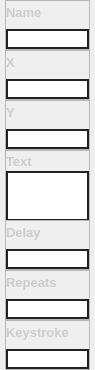
                      <widget class="QWidget" name="prop_body_widget">
                       <property name="geometry">
                        <rect>
                         <x>0</x>
                         <y>0</y>
                         <width>95</width>
                         <height>370</height>
                        </rect>
                       </property>
                       <property name="layoutDirection">
                        <enum>Qt::RightToLeft</enum>
                       </property>
                       <property name="styleSheet">
                        <string notr="true">QLineEdit{
	font-weight: 600;
	color: rgb(255,255, 255);
}

QScrollBar:vertical {      
     border: 1px solid #999999;
      background:white;
       width:10px;    
       margin: 0px 0px 0px 0px;
    }
    QScrollBar::handle:vertical {
      background: qlineargradient(x1:0, y1:0, x2:1, y2:0,
       stop: 0 rgb(32, 47, 130), stop: 0.5 rgb(32, 47, 130), stop:1 rgb(32, 47, 130));
        min-height: 0px;
    }
    QScrollBar::add-line:vertical {
        background: qlineargradient(x1:0, y1:0, x2:1, y2:0,
        stop: 0 rgb(32, 47, 130), stop: 0.5 rgb(32, 47, 130),  stop:1 rgb(32, 47, 130));
     height: 0px;
     subcontrol-position: bottom;
    subcontrol-origin: margin;
    }
    QScrollBar::sub-line:vertical {
      background: qlineargradient(x1:0, y1:0, x2:1, y2:0,
       stop: 0  rgb(32, 47, 130), stop: 0.5 rgb(32, 47, 130),  stop:1 rgb(32, 47, 130));
       height: 0 px;
       subcontrol-position: top;
       subcontrol-origin: margin;
    }</string>
                       </property>
                       <layout class="QVBoxLayout" name="verticalLayout_16">
                        <property name="spacing">
                         <number>0</number>
                        </property>
                        <property name="leftMargin">
                         <number>5</number>
                        </property>
                        <property name="topMargin">
                         <number>0</number>
                        </property>
                        <property name="rightMargin">
                         <number>5</number>
                        </property>
                        <property name="bottomMargin">
                         <number>0</number>
                        </property>
                        <item>
                         <widget class="QFrame" name="prop_field_macro_name">
                          <property name="minimumSize">
                           <size>
                            <width>0</width>
                            <height>50</height>
                           </size>
                          </property>
                          <property name="maximumSize">
                           <size>
                            <width>16777215</width>
                            <height>50</height>
                           </size>
                          </property>
                          <property name="frameShape">
                           <enum>QFrame::StyledPanel</enum>
                          </property>
                          <property name="frameShadow">
                           <enum>QFrame::Raised</enum>
                          </property>
                          <layout class="QVBoxLayout" name="verticalLayout_24">
                           <property name="spacing">
                            <number>5</number>
                           </property>
                           <property name="leftMargin">
                            <number>0</number>
                           </property>
                           <property name="topMargin">
                            <number>0</number>
                           </property>
                           <property name="rightMargin">
                            <number>0</number>
                           </property>
                           <property name="bottomMargin">
                            <number>0</number>
                           </property>
                           <item>
                            <widget class="QLabel" name="field_name">
                             <property name="font">
                              <font>
                               <pointsize>10</pointsize>
                               <bold>true</bold>
                              </font>
                             </property>
                             <property name="styleSheet">
                              <string notr="true">color: rgb(204, 204, 204);</string>
                             </property>
                             <property name="text">
                              <string>Name</string>
                             </property>
                             <property name="alignment">
                              <set>Qt::AlignLeading|Qt::AlignLeft|Qt::AlignVCenter</set>
                             </property>
                            </widget>
                           </item>
                           <item>
                            <widget class="QLineEdit" name="field_macro_name">
                             <property name="styleSheet">
                              <string notr="true">border: 2px solid #222222;
border-radius:0;</string>
                             </property>
                            </widget>
                           </item>
                          </layout>
                         </widget>
                        </item>
                        <item>
                         <widget class="QFrame" name="prop_field_x">
                          <property name="minimumSize">
                           <size>
                            <width>0</width>
                            <height>50</height>
                           </size>
                          </property>
                          <property name="maximumSize">
                           <size>
                            <width>16777215</width>
                            <height>50</height>
                           </size>
                          </property>
                          <property name="styleSheet">
                           <string notr="true"/>
                          </property>
                          <property name="frameShape">
                           <enum>QFrame::StyledPanel</enum>
                          </property>
                          <property name="frameShadow">
                           <enum>QFrame::Raised</enum>
                          </property>
                          <layout class="QVBoxLayout" name="verticalLayout_25">
                           <property name="spacing">
                            <number>5</number>
                           </property>
                           <property name="leftMargin">
                            <number>0</number>
                           </property>
                           <property name="topMargin">
                            <number>0</number>
                           </property>
                           <property name="rightMargin">
                            <number>0</number>
                           </property>
                           <property name="bottomMargin">
                            <number>0</number>
                           </property>
                           <item>
                            <widget class="QLabel" name="field_name_8">
                             <property name="font">
                              <font>
                               <pointsize>10</pointsize>
                               <bold>true</bold>
                              </font>
                             </property>
                             <property name="styleSheet">
                              <string notr="true">color: rgb(204, 204, 204);</string>
                             </property>
                             <property name="text">
                              <string>X</string>
                             </property>
                             <property name="alignment">
                              <set>Qt::AlignLeading|Qt::AlignLeft|Qt::AlignVCenter</set>
                             </property>
                            </widget>
                           </item>
                           <item>
                            <widget class="QLineEdit" name="field_x">
                             <property name="styleSheet">
                              <string notr="true">border: 2px solid #222222;
border-radius:0;</string>
                             </property>
                            </widget>
                           </item>
                          </layout>
                         </widget>
                        </item>
                        <item>
                         <widget class="QFrame" name="prop_field_y">
                          <property name="minimumSize">
                           <size>
                            <width>0</width>
                            <height>50</height>
                           </size>
                          </property>
                          <property name="maximumSize">
                           <size>
                            <width>16777215</width>
                            <height>50</height>
                           </size>
                          </property>
                          <property name="styleSheet">
                           <string notr="true"/>
                          </property>
                          <property name="frameShape">
                           <enum>QFrame::StyledPanel</enum>
                          </property>
                          <property name="frameShadow">
                           <enum>QFrame::Raised</enum>
                          </property>
                          <layout class="QVBoxLayout" name="verticalLayout_26">
                           <property name="spacing">
                            <number>5</number>
                           </property>
                           <property name="leftMargin">
                            <number>0</number>
                           </property>
                           <property name="topMargin">
                            <number>0</number>
                           </property>
                           <property name="rightMargin">
                            <number>0</number>
                           </property>
                           <property name="bottomMargin">
                            <number>0</number>
                           </property>
                           <item>
                            <widget class="QLabel" name="field_y_name">
                             <property name="font">
                              <font>
                               <pointsize>10</pointsize>
                               <bold>true</bold>
                              </font>
                             </property>
                             <property name="styleSheet">
                              <string notr="true">color: rgb(204, 204, 204);</string>
                             </property>
                             <property name="text">
                              <string>Y</string>
                             </property>
                             <property name="alignment">
                              <set>Qt::AlignLeading|Qt::AlignLeft|Qt::AlignVCenter</set>
                             </property>
                            </widget>
                           </item>
                           <item>
                            <widget class="QLineEdit" name="field_y">
                             <property name="styleSheet">
                              <string notr="true">border: 2px solid #222222;
border-radius:0;</string>
                             </property>
                            </widget>
                           </item>
                          </layout>
                         </widget>
                        </item>
                        <item>
                         <widget class="QFrame" name="prop_field_text">
                          <property name="minimumSize">
                           <size>
                            <width>0</width>
                            <height>70</height>
                           </size>
                          </property>
                          <property name="maximumSize">
                           <size>
                            <width>16777215</width>
                            <height>70</height>
                           </size>
                          </property>
                          <property name="styleSheet">
                           <string notr="true"/>
                          </property>
                          <property name="frameShape">
                           <enum>QFrame::StyledPanel</enum>
                          </property>
                          <property name="frameShadow">
                           <enum>QFrame::Raised</enum>
                          </property>
                          <layout class="QVBoxLayout" name="verticalLayout_27">
                           <property name="spacing">
                            <number>5</number>
                           </property>
                           <property name="leftMargin">
                            <number>0</number>
                           </property>
                           <property name="topMargin">
                            <number>5</number>
                           </property>
                           <property name="rightMargin">
                            <number>0</number>
                           </property>
                           <property name="bottomMargin">
                            <number>10</number>
                           </property>
                           <item>
                            <widget class="QLabel" name="field_name_10">
                             <property name="minimumSize">
                              <size>
                               <width>0</width>
                               <height>10</height>
                              </size>
                             </property>
                             <property name="maximumSize">
                              <size>
                               <width>16777215</width>
                               <height>10</height>
                              </size>
                             </property>
                             <property name="font">
                              <font>
                               <pointsize>10</pointsize>
                               <bold>true</bold>
                              </font>
                             </property>
                             <property name="styleSheet">
                              <string notr="true">color: rgb(204, 204, 204);</string>
                             </property>
                             <property name="text">
                              <string>Text</string>
                             </property>
                             <property name="alignment">
                              <set>Qt::AlignLeading|Qt::AlignLeft|Qt::AlignVCenter</set>
                             </property>
                            </widget>
                           </item>
                           <item>
                            <widget class="QLineEdit" name="field_text">
                             <property name="minimumSize">
                              <size>
                               <width>0</width>
                               <height>50</height>
                              </size>
                             </property>
                             <property name="maximumSize">
                              <size>
                               <width>16777215</width>
                               <height>16777215</height>
                              </size>
                             </property>
                             <property name="styleSheet">
                              <string notr="true">border: 2px solid #222222;
border-radius:0;</string>
                             </property>
                            </widget>
                           </item>
                          </layout>
                         </widget>
                        </item>
                        <item>
                         <widget class="QFrame" name="prop_field_delay">
                          <property name="minimumSize">
                           <size>
                            <width>0</width>
                            <height>50</height>
                           </size>
                          </property>
                          <property name="maximumSize">
                           <size>
                            <width>16777215</width>
                            <height>50</height>
                           </size>
                          </property>
                          <property name="styleSheet">
                           <string notr="true"/>
                          </property>
                          <property name="frameShape">
                           <enum>QFrame::StyledPanel</enum>
                          </property>
                          <property name="frameShadow">
                           <enum>QFrame::Raised</enum>
                          </property>
                          <layout class="QVBoxLayout" name="verticalLayout_23">
                           <property name="spacing">
                            <number>5</number>
                           </property>
                           <property name="leftMargin">
                            <number>0</number>
                           </property>
                           <property name="topMargin">
                            <number>0</number>
                           </property>
                           <property name="rightMargin">
                            <number>0</number>
                           </property>
                           <property name="bottomMargin">
                            <number>0</number>
                           </property>
                           <item>
                            <widget class="QLabel" name="field_name_7">
                             <property name="font">
                              <font>
                               <pointsize>10</pointsize>
                               <bold>true</bold>
                              </font>
                             </property>
                             <property name="styleSheet">
                              <string notr="true">color: rgb(204, 204, 204);</string>
                             </property>
                             <property name="text">
                              <string>Delay</string>
                             </property>
                             <property name="alignment">
                              <set>Qt::AlignLeading|Qt::AlignLeft|Qt::AlignVCenter</set>
                             </property>
                            </widget>
                           </item>
                           <item>
                            <widget class="QLineEdit" name="field_delay">
                             <property name="styleSheet">
                              <string notr="true">border: 2px solid #222222;
border-radius:0;</string>
                             </property>
                            </widget>
                           </item>
                          </layout>
                         </widget>
                        </item>
                        <item>
                         <widget class="QFrame" name="prop_field_repeats">
                          <property name="minimumSize">
                           <size>
                            <width>0</width>
                            <height>50</height>
                           </size>
                          </property>
                          <property name="maximumSize">
                           <size>
                            <width>16777215</width>
                            <height>50</height>
                           </size>
                          </property>
                          <property name="frameShape">
                           <enum>QFrame::StyledPanel</enum>
                          </property>
                          <property name="frameShadow">
                           <enum>QFrame::Raised</enum>
                          </property>
                          <layout class="QVBoxLayout" name="verticalLayout_21">
                           <property name="spacing">
                            <number>5</number>
                           </property>
                           <property name="leftMargin">
                            <number>0</number>
                           </property>
                           <property name="topMargin">
                            <number>0</number>
                           </property>
                           <property name="rightMargin">
                            <number>0</number>
                           </property>
                           <property name="bottomMargin">
                            <number>0</number>
                           </property>
                           <item>
                            <widget class="QLabel" name="field_name_5">
                             <property name="font">
                              <font>
                               <pointsize>10</pointsize>
                               <bold>true</bold>
                              </font>
                             </property>
                             <property name="styleSheet">
                              <string notr="true">color: rgb(204, 204, 204);</string>
                             </property>
                             <property name="text">
                              <string>Repeats</string>
                             </property>
                             <property name="alignment">
                              <set>Qt::AlignLeading|Qt::AlignLeft|Qt::AlignVCenter</set>
                             </property>
                            </widget>
                           </item>
                           <item>
                            <widget class="QLineEdit" name="field_repeats">
                             <property name="styleSheet">
                              <string notr="true">border: 2px solid #222222;
border-radius:0;</string>
                             </property>
                            </widget>
                           </item>
                          </layout>
                         </widget>
                        </item>
                        <item>
                         <widget class="QFrame" name="prop_field_keystroke">
                          <property name="minimumSize">
                           <size>
                            <width>0</width>
                            <height>50</height>
                           </size>
                          </property>
                          <property name="maximumSize">
                           <size>
                            <width>16777215</width>
                            <height>50</height>
                           </size>
                          </property>
                          <property name="frameShape">
                           <enum>QFrame::StyledPanel</enum>
                          </property>
                          <property name="frameShadow">
                           <enum>QFrame::Raised</enum>
                          </property>
                          <layout class="QVBoxLayout" name="verticalLayout_22">
                           <property name="spacing">
                            <number>5</number>
                           </property>
                           <property name="leftMargin">
                            <number>0</number>
                           </property>
                           <property name="topMargin">
                            <number>0</number>
                           </property>
                           <property name="rightMargin">
                            <number>0</number>
                           </property>
                           <property name="bottomMargin">
                            <number>0</number>
                           </property>
                           <item>
                            <widget class="QLabel" name="field_name_6">
                             <property name="font">
                              <font>
                               <pointsize>10</pointsize>
                               <bold>true</bold>
                              </font>
                             </property>
                             <property name="styleSheet">
                              <string notr="true">color: rgb(204, 204, 204);</string>
                             </property>
                             <property name="text">
                              <string>Keystroke</string>
                             </property>
                             <property name="alignment">
                              <set>Qt::AlignLeading|Qt::AlignLeft|Qt::AlignVCenter</set>
                             </property>
                            </widget>
                           </item>
                           <item>
                            <widget class="QLineEdit" name="field_keystroke">
                             <property name="styleSheet">
                              <string notr="true">border: 2px solid #222222;
border-radius:0;</string>
                             </property>
                            </widget>
                           </item>
                          </layout>
                         </widget>
                        </item>
                        <item>
                         <spacer name="verticalSpacer_5">
                          <property name="orientation">
                           <enum>Qt::Vertical</enum>
                          </property>
                          <property name="sizeHint" stdset="0">
                           <size>
                            <width>20</width>
                            <height>40</height>
                           </size>
                          </property>
                         </spacer>
                        </item>
                       </layout>
                      </widget>
